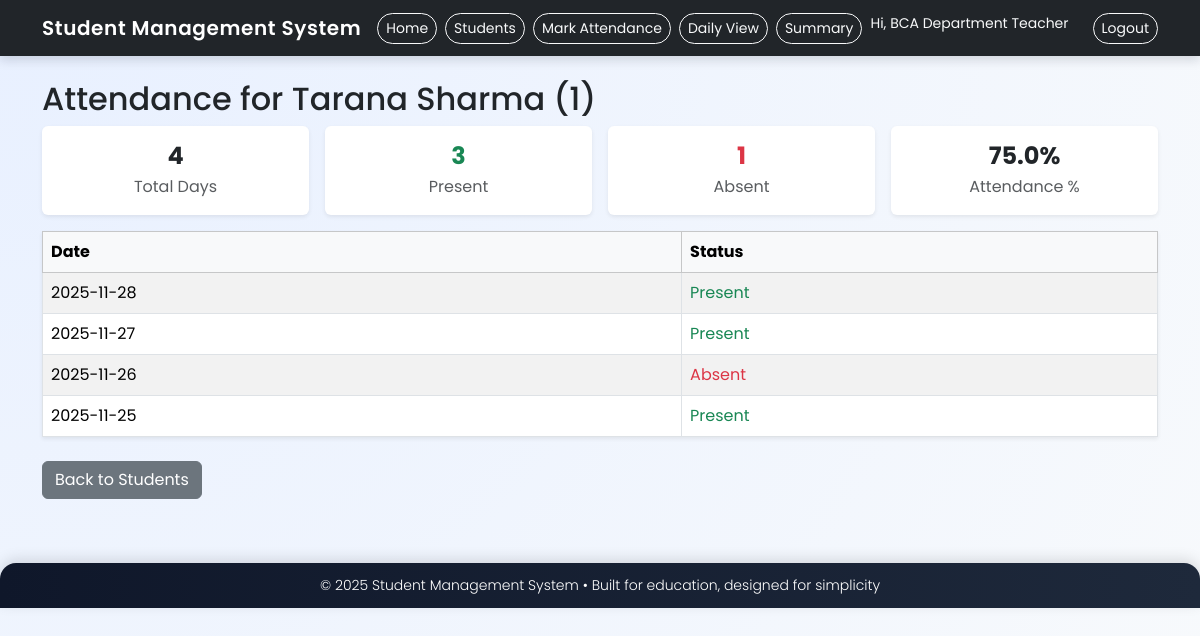
The page /students/1/attendance (signed in) on the database its author committed.
### tables this page shows
CREATE TABLE students (
    id INTEGER PRIMARY KEY AUTOINCREMENT,
    roll_no TEXT NOT NULL,
    name TEXT NOT NULL,
    email TEXT,
    course TEXT,
    semester INTEGER,
    phone TEXT,
    department TEXT NOT NULL
);

CREATE TABLE attendance (
    id INTEGER PRIMARY KEY AUTOINCREMENT,
    student_id INTEGER NOT NULL,
    date TEXT NOT NULL,
    status TEXT NOT NULL,
    FOREIGN KEY (student_id) REFERENCES students(id)
);

### app.py (the view)
@app.route("/students/<int:id>/attendance")
def student_attendance(id):
    if not require_login():
        return redirect(url_for("login"))
    department = current_department()
    conn = get_db_connection()
    student = conn.execute(
        "SELECT * FROM students WHERE id = ? AND department = ?",
        (id, department),
    ).fetchone()
    if not student:
        conn.close()
        return "Student not found or not in your department.", 404
    records = conn.execute(
        """
        SELECT date, status
        FROM attendance
        WHERE student_id = ?
        ORDER BY date DESC
        """,
        (id,),
    ).fetchall()
    total = len(records)
    presents = sum(1 for r in records if r["status"] == "Present")
    absents = sum(1 for r in records if r["status"] == "Absent")
    percent = (presents / total * 100) if total > 0 else 0
    conn.close()
    return render_template(
        "student_attendance.html",
        student=student,
        records=records,
        total=total,
        presents=presents,
        absents=absents,
        percent=round(percent, 1),
    )

### app.py (called while the page is built)
def get_db_connection():
    conn = sqlite3.connect(DB_NAME)
    conn.row_factory = sqlite3.Row
    return conn

def require_login():
    if "teacher_id" not in session:
        flash("Please login as a teacher to continue.", "danger")
        return False
    return True

def current_department():
    return session.get("teacher_department")

### templates/student_attendance.html
{% extends "base.html" %}
{% block content %}
<h2>Attendance for {{ student.name }} ({{ student.roll_no }})</h2>
<div class="row g-3 mb-3">
    <div class="col-md-3">
        <div class="card shadow-sm border-0">
            <div class="card-body text-center">
                <h4 class="fw-bold mb-1">{{ total }}</h4>
                <p class="text-muted mb-0">Total Days</p>
            </div>
        </div>
    </div>
    <div class="col-md-3">
        <div class="card shadow-sm border-0">
            <div class="card-body text-center">
                <h4 class="fw-bold text-success mb-1">{{ presents }}</h4>
                <p class="text-muted mb-0">Present</p>
            </div>
        </div>
    </div>
    <div class="col-md-3">
        <div class="card shadow-sm border-0">
            <div class="card-body text-center">
                <h4 class="fw-bold text-danger mb-1">{{ absents }}</h4>
                <p class="text-muted mb-0">Absent</p>
            </div>
        </div>
    </div>
    <div class="col-md-3">
        <div class="card shadow-sm border-0">
            <div class="card-body text-center">
                <h4 class="fw-bold mb-1">{{ percent }}%</h4>
                <p class="text-muted mb-0">Attendance %</p>
            </div>
        </div>
    </div>
</div>
{% if records|length == 0 %}
    <p>No attendance records yet for this student.</p>
{% else %}
<table class="table table-striped table-bordered bg-white shadow-sm">
    <thead class="table-light">
        <tr>
            <th>Date</th>
            <th>Status</th>
        </tr>
    </thead>
    <tbody>
    {% for r in records %}
        <tr>
            <td>{{ r.date }}</td>
            <td class="{% if r.status == 'Present' %}text-success{% else %}text-danger{% endif %}">
                {{ r.status }}
            </td>
        </tr>
    {% endfor %}
    </tbody>
</table>
{% endif %}
<a href="{{ url_for('students') }}" class="btn btn-secondary mt-2">Back to Students</a>
{% endblock %}

### templates/base.html (style rules this page uses)
body { font-family: "Poppins", system-ui, -apple-system, BlinkMacSystemFont, "Segoe UI", sans-serif; background: radial-gradient(circle at top left, #e8f0ff, #f8fafc); min-height: 100vh; }
.table thead { background: #f1f5f9; }

### rows shown on the page
students: name "Tarana Sharma", roll_no "1"
attendance: date "2025-11-28", status "Present"
attendance: date "2025-11-27", status "Present"
attendance: date "2025-11-26", status "Absent"
attendance: date "2025-11-25", status "Present"

### other values the page prints
{{ session.teacher_name }} "BCA Department Teacher"
{{ total }} "4"
{{ presents }} "3"
{{ absents }} "1"
{{ percent }} "75.0"
